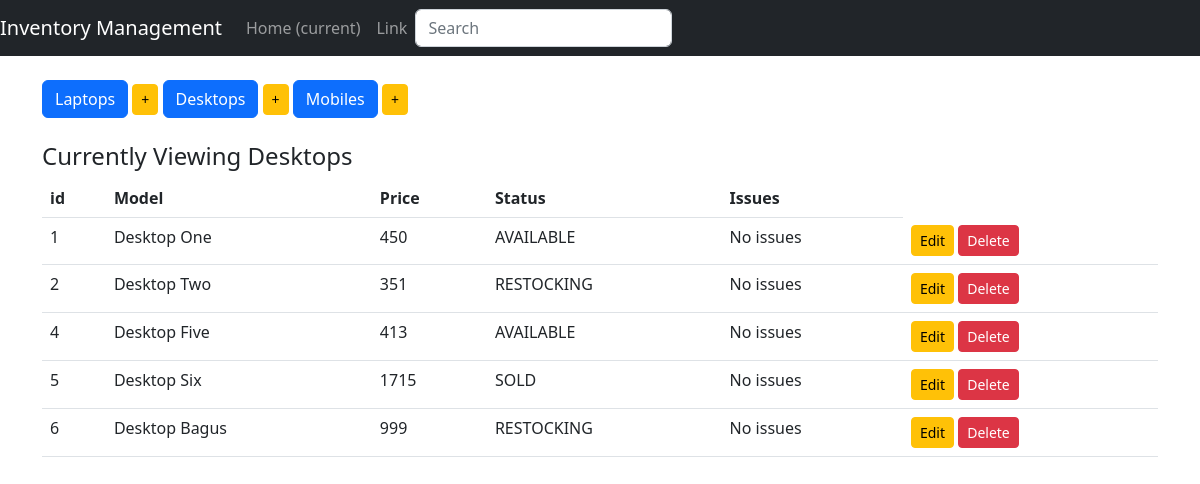
The app's page /desktops with its own data.
### inventory/models.py (models this page shows, shortened)
class Device(models.Model):
    type = models.CharField(max_length=101, blank=False)
    price = models.IntegerField()
    choices = (
        ("AVAILABLE", "Item ready to be purchased"),
        ("SOLD", "Item Sold"),
        ("RESTOCKING", "Item restocking in few days"),
    )
    status = models.CharField(max_length=15, choices=choices, default="SOLD")
    issues = models.CharField(max_length=101, default="No issues")
    class Meta:
        abstract = True

class Desktop(Device):
    pass

### inventory/views.py (the view)
# urls.py: url(r"^desktops$", display_desktops, name="display_desktops"),
def display_desktops(request):
    items = Desktop.objects.all()
    context = {
        "items": items,
        "header": "Desktops",
    }
    return render(request, "index.html", context)

### inventory/templates/index.html
{% extends 'base.html' %}
{% block body %}
<br>
<div class="button-group">
<a href="{% url 'display_laptops' %}" class="btn btn-primary btn-md" role="button">Laptops</a>
<a href="{% url 'add_laptop' %}" class="btn btn-warning btn-sm" role="button">+</a>
<a href="{% url 'display_desktops' %}" class="btn btn-primary btn-md" role="button">Desktops</a>
<a href="{% url 'add_desktop' %}" class="btn btn-warning btn-sm" role="button">+</a>
<a href="{% url 'display_mobiles' %}" class="btn btn-primary btn-md" role="button">Mobiles</a>
<a href="{% url 'add_mobile' %}" class="btn btn-warning btn-sm" role="button">+</a>
</div>
<br>
<h4>Currently Viewing {{ header }}</h4>
<table class="table table-hover">
    <thead>
        <tr>
            <th>id</th>
            <th>Model</th>
            <th>Price</th>
            <th>Status</th>
            <th>Issues</th>
        </tr>
    </thead>
    <tbody>
      {% for item in items %}
       <tr>
        <td>{{ item.pk }}</td>
        <td>{{ item.type }}</td>
        <td>{{ item.price }}</td>
        <td>{{ item.status }}</td>
        <td>{{ item.issues }}</td>
        {% if header|lower == "laptops" %}
        <td>
            <a href="{% url 'edit_laptop' item.pk %}" class="btn btn-warning btn-sm" role="button">Edit</a>
            <a href="{% url 'delete_laptop' item.pk %}" class="btn btn-danger btn-sm" role="button">Delete</a>
        </td>
        {% elif header|lower == "desktops" %}
        <td>
            <a href="{% url 'edit_desktop' item.pk %}" class="btn btn-warning btn-sm" role="button">Edit</a>
            <a href="{% url 'delete_desktop' item.pk %}" class="btn btn-danger btn-sm" role="button">Delete</a>
        </td>
        {% else %}
        <td>
            <a href="{% url 'edit_mobile' item.pk %}" class="btn btn-warning btn-sm" role="button">Edit</a>
            <a href="{% url 'delete_mobile' item.pk %}" class="btn btn-danger btn-sm" role="button">Delete</a>
        </td>
        {% endif %}
       </tr>
      {% endfor %}
    </tbody>
</table>
{% endblock %}

### records on screen
Desktop: pk "1", type "Desktop One", price "450", status "AVAILABLE", issues "No issues"
Desktop: pk "2", type "Desktop Two", price "351", status "RESTOCKING", issues "No issues"
Desktop: pk "4", type "Desktop Five", price "413", status "AVAILABLE", issues "No issues"
Desktop: pk "5", type "Desktop Six", price "1715", status "SOLD", issues "No issues"
Desktop: pk "6", type "Desktop Bagus", price "999", status "RESTOCKING", issues "No issues"

### other values on screen
{{ header }} "Desktops"
